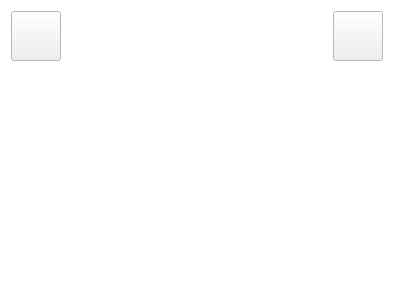
<?xml version="1.0" encoding="UTF-8"?>
<ui version="4.0">
 <class>VMainWindow</class>
 <widget class="QWidget" name="VMainWindow">
  <property name="geometry">
   <rect>
    <x>0</x>
    <y>0</y>
    <width>400</width>
    <height>300</height>
   </rect>
  </property>
  <property name="palette">
   <palette>
    <active>
     <colorrole role="Base">
      <brush brushstyle="SolidPattern">
       <color alpha="255">
        <red>255</red>
        <green>255</green>
        <blue>255</blue>
       </color>
      </brush>
     </colorrole>
     <colorrole role="Window">
      <brush brushstyle="SolidPattern">
       <color alpha="255">
        <red>255</red>
        <green>255</green>
        <blue>255</blue>
       </color>
      </brush>
     </colorrole>
    </active>
    <inactive>
     <colorrole role="Base">
      <brush brushstyle="SolidPattern">
       <color alpha="255">
        <red>255</red>
        <green>255</green>
        <blue>255</blue>
       </color>
      </brush>
     </colorrole>
     <colorrole role="Window">
      <brush brushstyle="SolidPattern">
       <color alpha="255">
        <red>255</red>
        <green>255</green>
        <blue>255</blue>
       </color>
      </brush>
     </colorrole>
    </inactive>
    <disabled>
     <colorrole role="Base">
      <brush brushstyle="SolidPattern">
       <color alpha="255">
        <red>255</red>
        <green>255</green>
        <blue>255</blue>
       </color>
      </brush>
     </colorrole>
     <colorrole role="Window">
      <brush brushstyle="SolidPattern">
       <color alpha="255">
        <red>255</red>
        <green>255</green>
        <blue>255</blue>
       </color>
      </brush>
     </colorrole>
    </disabled>
   </palette>
  </property>
  <property name="windowTitle">
   <string>Server</string>
  </property>
  <property name="autoFillBackground">
   <bool>true</bool>
  </property>
  <layout class="QGridLayout" name="gridLayout">
   <item row="1" column="0">
    <widget class="QPushButton" name="pushButton">
     <property name="minimumSize">
      <size>
       <width>50</width>
       <height>50</height>
      </size>
     </property>
     <property name="maximumSize">
      <size>
       <width>50</width>
       <height>50</height>
      </size>
     </property>
     <property name="text">
      <string/>
     </property>
     <property name="icon">
      <iconset resource="../../icons.qrc">
       <normaloff>:/new/prefix1/icons/report.png</normaloff>:/new/prefix1/icons/report.png</iconset>
     </property>
     <property name="iconSize">
      <size>
       <width>50</width>
       <height>50</height>
      </size>
     </property>
    </widget>
   </item>
   <item row="2" column="0" colspan="4">
    <widget class="QScrollArea" name="clientsScrollArea">
     <property name="palette">
      <palette>
       <active>
        <colorrole role="Base">
         <brush brushstyle="SolidPattern">
          <color alpha="255">
           <red>255</red>
           <green>255</green>
           <blue>255</blue>
          </color>
         </brush>
        </colorrole>
        <colorrole role="Window">
         <brush brushstyle="SolidPattern">
          <color alpha="255">
           <red>255</red>
           <green>255</green>
           <blue>255</blue>
          </color>
         </brush>
        </colorrole>
       </active>
       <inactive>
        <colorrole role="Base">
         <brush brushstyle="SolidPattern">
          <color alpha="255">
           <red>255</red>
           <green>255</green>
           <blue>255</blue>
          </color>
         </brush>
        </colorrole>
        <colorrole role="Window">
         <brush brushstyle="SolidPattern">
          <color alpha="255">
           <red>255</red>
           <green>255</green>
           <blue>255</blue>
          </color>
         </brush>
        </colorrole>
       </inactive>
       <disabled>
        <colorrole role="Base">
         <brush brushstyle="SolidPattern">
          <color alpha="255">
           <red>255</red>
           <green>255</green>
           <blue>255</blue>
          </color>
         </brush>
        </colorrole>
        <colorrole role="Window">
         <brush brushstyle="SolidPattern">
          <color alpha="255">
           <red>255</red>
           <green>255</green>
           <blue>255</blue>
          </color>
         </brush>
        </colorrole>
       </disabled>
      </palette>
     </property>
     <property name="autoFillBackground">
      <bool>true</bool>
     </property>
     <property name="frameShape">
      <enum>QFrame::NoFrame</enum>
     </property>
     <property name="frameShadow">
      <enum>QFrame::Plain</enum>
     </property>
     <property name="lineWidth">
      <number>0</number>
     </property>
     <property name="widgetResizable">
      <bool>true</bool>
     </property>
     <widget class="QWidget" name="clientsScrollAreaWidgetContents">
      <property name="geometry">
       <rect>
        <x>0</x>
        <y>0</y>
        <width>392</width>
        <height>238</height>
       </rect>
      </property>
      <property name="palette">
       <palette>
        <active>
         <colorrole role="Base">
          <brush brushstyle="SolidPattern">
           <color alpha="255">
            <red>255</red>
            <green>255</green>
            <blue>255</blue>
           </color>
          </brush>
         </colorrole>
         <colorrole role="Window">
          <brush brushstyle="SolidPattern">
           <color alpha="255">
            <red>255</red>
            <green>255</green>
            <blue>255</blue>
           </color>
          </brush>
         </colorrole>
        </active>
        <inactive>
         <colorrole role="Base">
          <brush brushstyle="SolidPattern">
           <color alpha="255">
            <red>255</red>
            <green>255</green>
            <blue>255</blue>
           </color>
          </brush>
         </colorrole>
         <colorrole role="Window">
          <brush brushstyle="SolidPattern">
           <color alpha="255">
            <red>255</red>
            <green>255</green>
            <blue>255</blue>
           </color>
          </brush>
         </colorrole>
        </inactive>
        <disabled>
         <colorrole role="Base">
          <brush brushstyle="SolidPattern">
           <color alpha="255">
            <red>255</red>
            <green>255</green>
            <blue>255</blue>
           </color>
          </brush>
         </colorrole>
         <colorrole role="Window">
          <brush brushstyle="SolidPattern">
           <color alpha="255">
            <red>255</red>
            <green>255</green>
            <blue>255</blue>
           </color>
          </brush>
         </colorrole>
        </disabled>
       </palette>
      </property>
      <property name="autoFillBackground">
       <bool>false</bool>
      </property>
     </widget>
    </widget>
   </item>
   <item row="1" column="2">
    <widget class="QPushButton" name="pushButton_2">
     <property name="minimumSize">
      <size>
       <width>50</width>
       <height>50</height>
      </size>
     </property>
     <property name="maximumSize">
      <size>
       <width>50</width>
       <height>50</height>
      </size>
     </property>
     <property name="text">
      <string/>
     </property>
     <property name="icon">
      <iconset resource="../../icons.qrc">
       <normaloff>:/new/prefix1/icons/exit.png</normaloff>:/new/prefix1/icons/exit.png</iconset>
     </property>
     <property name="iconSize">
      <size>
       <width>50</width>
       <height>50</height>
      </size>
     </property>
    </widget>
   </item>
   <item row="1" column="1">
    <spacer name="horizontalSpacer">
     <property name="orientation">
      <enum>Qt::Horizontal</enum>
     </property>
     <property name="sizeHint" stdset="0">
      <size>
       <width>40</width>
       <height>20</height>
      </size>
     </property>
    </spacer>
   </item>
  </layout>
 </widget>
 <resources>
  <include location="../../icons.qrc"/>
 </resources>
 <connections/>
</ui>
